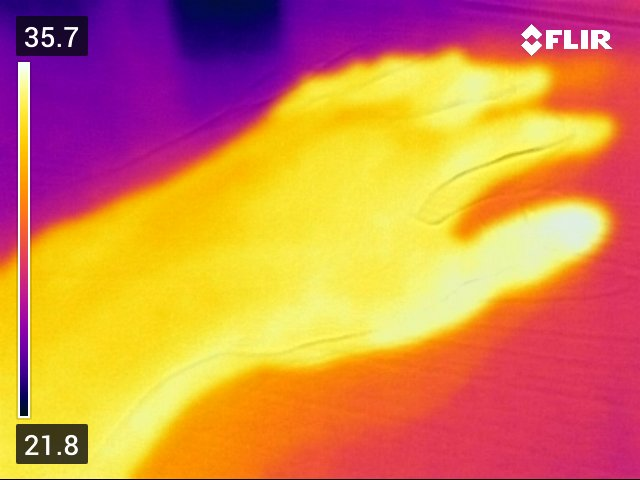
#> input picture hand_threshold/img/FLIR0001.jpg, 640 x 480 px; its folder holds only this picture in this run
$ python main.py
#> lines starting #> are read from the running program, lines starting #| are printed output that depends on the picture; after the words box and inside, x2 and y2 are one past the last pixel; in counts of white or black regions, pixels touching at a corner belong together
import os
import cv2
from matplotlib import pyplot as plt

# file names of flir thermal cameras are followed this format:
# 'FLIR0000.jpg'
# so it need to be parsed with number sections
def convert_filename_to_num(filename: str) -> int:
    # int() convert '0001' -> 1
    # so if any kind of index like '0180', '0010' can convert correctly 180, 10
    return int(filename[4:8])

# it has const hands_thresh: 180
# this value divide body temperature and temperature of things in rooms well
# it has function of cv2.threshold using binarization, return result img matrix
def hands_threshold(img):
    hands_thresh = 180
    ret, thresh = cv2.threshold(img,hands_thresh,255,cv2.THRESH_BINARY)
    return thresh

# my images path and file list
path = './img/'
img_list = os.listdir(path)
print('img_list: ', img_list)

# divide thermal and digital images using odd, even
# 'FLIR0001.jpg' and 'FLIR0002.jpg' are pair of images included same things
# odd index has a thermal image, even index has a digital image
thermal_img_list = list()
digital_img_list = list()
for img_name in img_list:
    if (convert_filename_to_num(img_name) % 2 == 1):
        thermal_img_list.append(img_name)
    else:
        digital_img_list.append(img_name)
print('thermal_img_list: ', thermal_img_list)
print('digital_img_list: ', digital_img_list)

# results list has original images and binarization images
# plot images at the same time using subplot function of matplotlib
results = list()
for thermal_img_name in thermal_img_list:
    # it returns a rgb image matrix
    thermal_img = cv2.imread(path+thermal_img_name)
#> thermal_img is the input picture: shape (480, 640, 3); mean B, G, R 79.4, 134.3, 213.7
    # it returns grayscale image matrix
    gray_img = cv2.imread(path+thermal_img_name, cv2.IMREAD_GRAYSCALE)
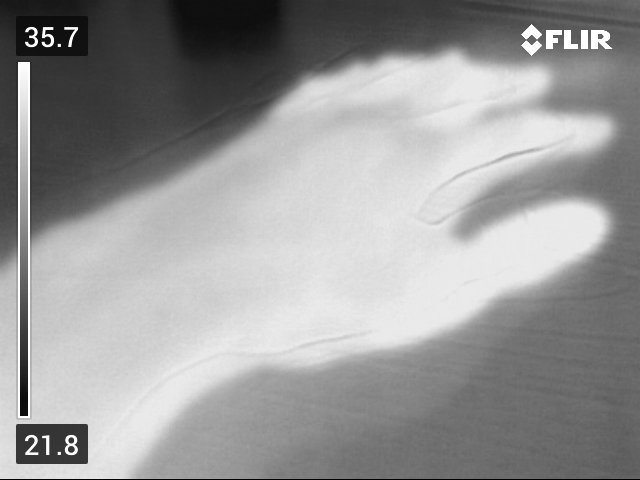
#> gray_img: shape (480, 640); min 0, max 255, mean 151.8
    results.append(thermal_img)
    results.append(hands_threshold(gray_img))
#> in hands_threshold, `ret, thresh = cv2.threshold(img,hands_thresh,255,cv2.THRESH_BINARY)`:
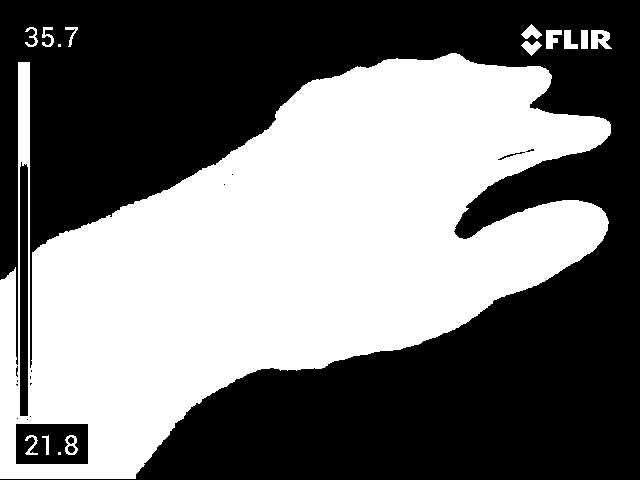
#> thresh: shape (480, 640); 45.7% white; 15 white regions (2 under 20 px), largest, box (x1, y1, x2, y2) and area: (0, 53, 611, 479) 138627, (591, 30, 612, 49) 285, (546, 30, 562, 49) 203
#> in hands_threshold, `ret, thresh = cv2.threshold(img,hands_thresh,255,cv2.THRESH_BINARY)`: ret = 180

for i in range(len(results)):
    plt.subplot(int(len(results)/2),2,i+1)
    plt.imshow(results[i])
    plt.xticks([]),plt.yticks([])
#> this loop made 2 passes
plt.show()
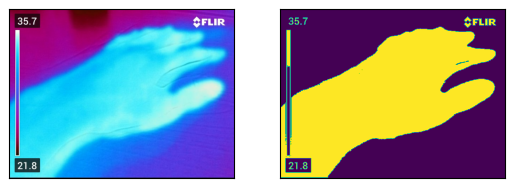
#> figure drawn by matplotlib, 2 panels; B, G, R data is drawn as R, G, B

$ run again, on hand_threshold/img/FLIR0005.jpg
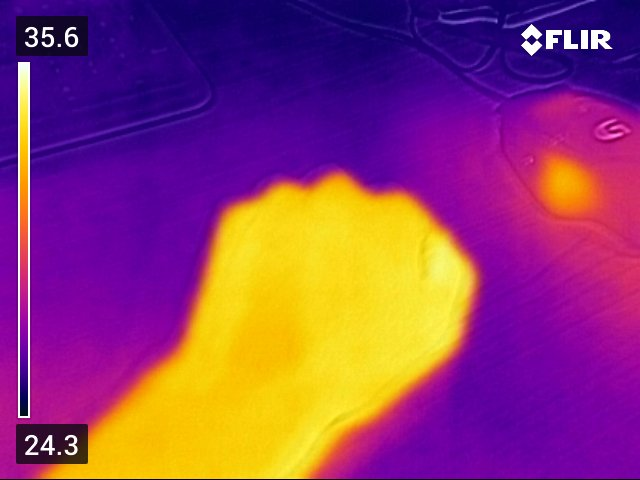
#> input picture hand_threshold/img/FLIR0005.jpg, 640 x 480 px
#> thermal_img is the input picture: shape (480, 640, 3); mean B, G, R 109.4, 60.4, 141.2
#> in hands_threshold, `ret, thresh = cv2.threshold(img,hands_thresh,255,cv2.THRESH_BINARY)`:
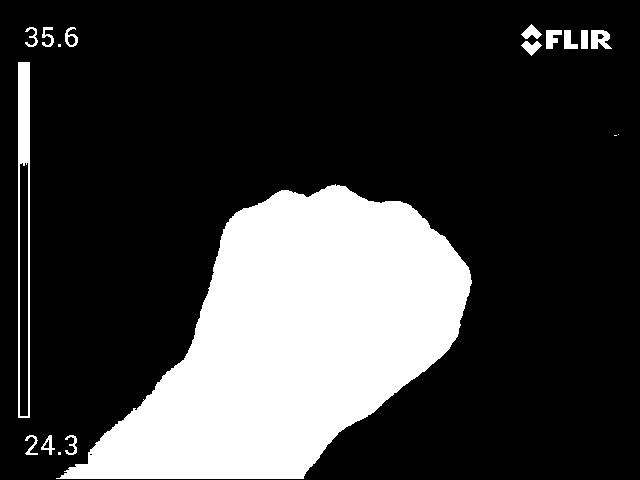
#> thresh: shape (480, 640); 23.4% white; 18 white regions (4 under 20 px), largest, box (x1, y1, x2, y2) and area: (56, 184, 472, 479) 67950, (18, 62, 30, 418) 2258, (591, 30, 612, 49) 281
#> ret = 180
#> the loop `for i in range(len(results)):` made 2 passes
#> `plt.show()`:
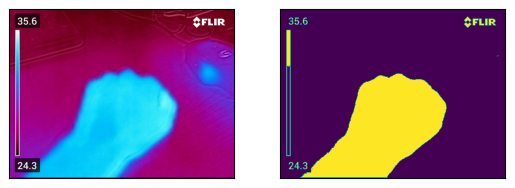
#> figure drawn by matplotlib, 2 panels; B, G, R data is drawn as R, G, B

$ run again, on hand_threshold/img/FLIR0007.jpg
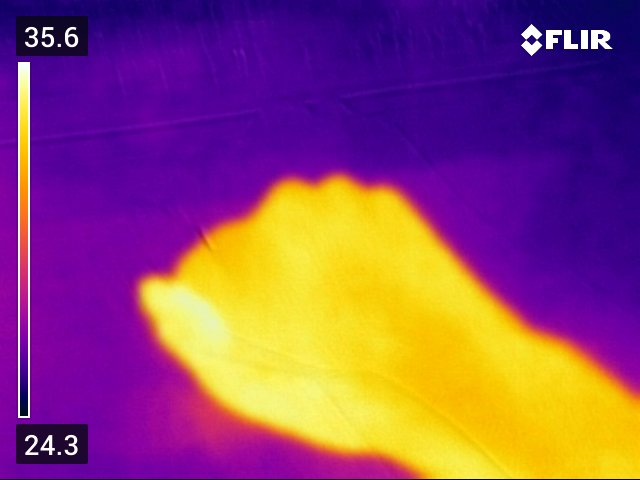
#> input picture hand_threshold/img/FLIR0007.jpg, 640 x 480 px
#> thermal_img is the input picture: shape (480, 640, 3); mean B, G, R 110.4, 71.1, 139.7
#> in hands_threshold, `ret, thresh = cv2.threshold(img,hands_thresh,255,cv2.THRESH_BINARY)`:
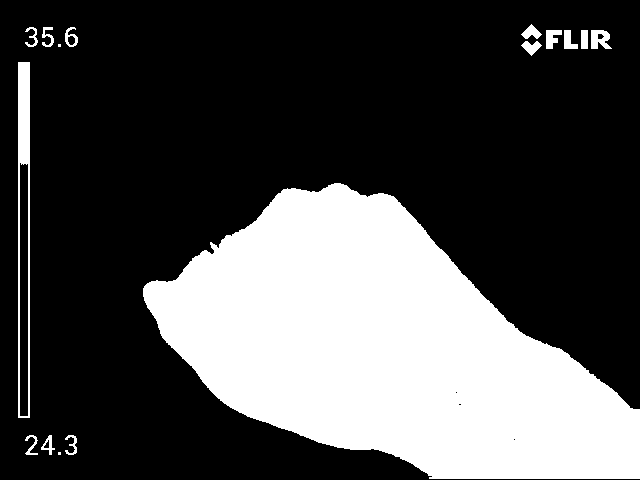
#> thresh: shape (480, 640); 29.7% white; 16 white regions (2 under 20 px), largest, box (x1, y1, x2, y2) and area: (143, 183, 640, 479) 87172, (18, 62, 30, 418) 2258, (591, 30, 612, 49) 281
#> ret = 180
#> the loop `for i in range(len(results)):` made 2 passes
#> `plt.show()`:
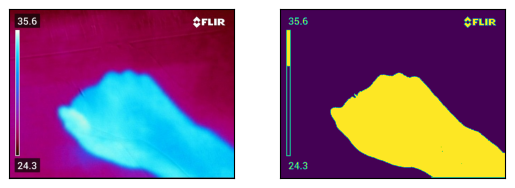
#> figure drawn by matplotlib, 2 panels; B, G, R data is drawn as R, G, B
